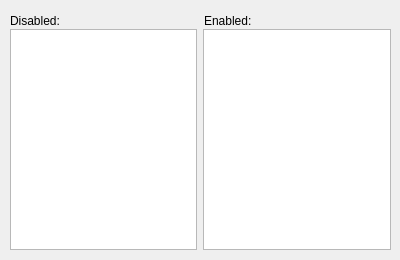
<?xml version="1.0" encoding="UTF-8"?>
<ui version="4.0">
 <class>SelectLibs</class>
 <widget class="QDialog" name="SelectLibs">
  <property name="geometry">
   <rect>
    <x>0</x>
    <y>0</y>
    <width>400</width>
    <height>260</height>
   </rect>
  </property>
  <property name="windowTitle">
   <string>Additional inject</string>
  </property>
  <widget class="QWidget" name="horizontalLayoutWidget">
   <property name="geometry">
    <rect>
     <x>10</x>
     <y>10</y>
     <width>381</width>
     <height>21</height>
    </rect>
   </property>
   <layout class="QHBoxLayout" name="horizontalLayout">
    <item>
     <widget class="QLabel" name="txtDisabled">
      <property name="locale">
       <locale language="English" country="UnitedStates"/>
      </property>
      <property name="text">
       <string>Disabled:</string>
      </property>
     </widget>
    </item>
    <item>
     <widget class="QLabel" name="txtOnline">
      <property name="locale">
       <locale language="English" country="UnitedStates"/>
      </property>
      <property name="text">
       <string>Enabled:</string>
      </property>
     </widget>
    </item>
   </layout>
  </widget>
  <widget class="QWidget" name="horizontalLayoutWidget_2">
   <property name="geometry">
    <rect>
     <x>10</x>
     <y>29</y>
     <width>381</width>
     <height>221</height>
    </rect>
   </property>
   <layout class="QHBoxLayout" name="horizontalLayout_2">
    <item>
     <widget class="QListWidget" name="lstDisable">
      <property name="sortingEnabled">
       <bool>true</bool>
      </property>
     </widget>
    </item>
    <item>
     <widget class="QListWidget" name="lstEnable">
      <property name="sortingEnabled">
       <bool>true</bool>
      </property>
     </widget>
    </item>
   </layout>
  </widget>
 </widget>
 <resources/>
 <connections/>
</ui>
